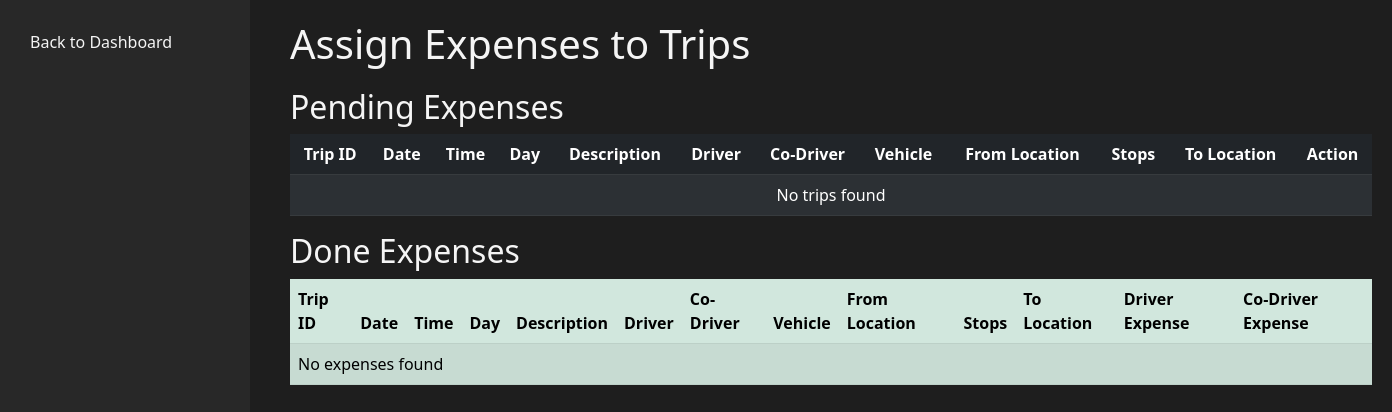
The page /expenses.php on the database as committed earlier.
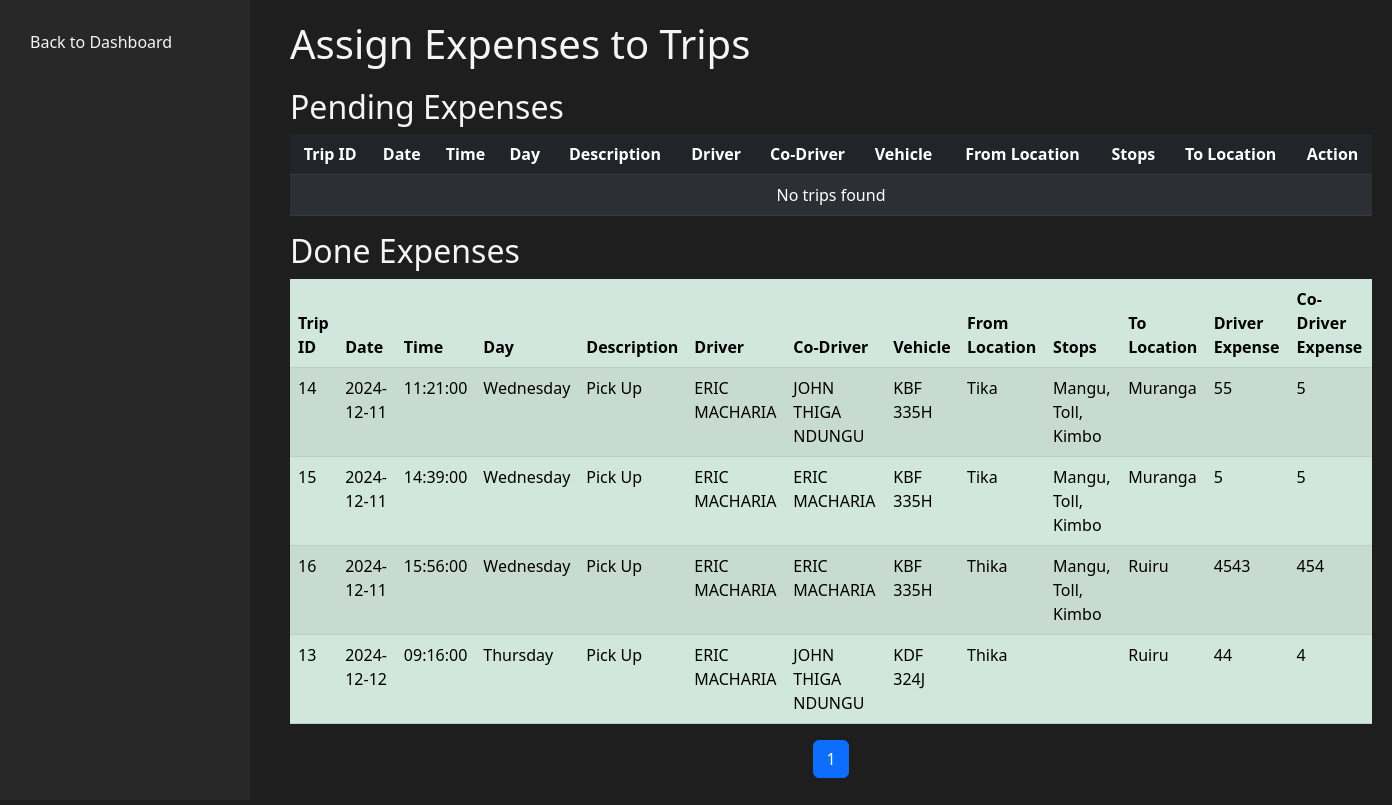
The same page on the database as committed later.
### tables this page shows
CREATE TABLE `expenses` (
  `id` int(11) NOT NULL,
  `trip_id` int(11) NOT NULL,
  `driver_expense` int(11) NOT NULL,
  `co_driver_expense` int(11) NOT NULL,
  `created_at` timestamp NOT NULL DEFAULT current_timestamp()
);

CREATE TABLE `trips` (
  `trip_id` int(11) NOT NULL,
  `trip_date` date NOT NULL,
  `trip_time` time NOT NULL,
  `trip_day` varchar(100) NOT NULL,
  `trip_description` text NOT NULL,
  `driver_id` varchar(100) NOT NULL,
  `co_driver_id` varchar(100) DEFAULT NULL,
  `vehicle_id` varchar(100) NOT NULL,
  `from_location` text NOT NULL,
  `stops` text DEFAULT NULL,
  `to_location` text NOT NULL,
  `est_distance` int(200) NOT NULL,
  `start_odometer` int(200) NOT NULL,
  `end_odometer` int(11) DEFAULT NULL,
  `actual_distance` varchar(100) DEFAULT NULL,
  `trip_status` varchar(100) NOT NULL DEFAULT 'Ongoing'
);

CREATE TABLE `drivers` (
  `id` int(10) UNSIGNED NOT NULL,
  `full_name` varchar(100) NOT NULL,
  `employee_number` varchar(100) NOT NULL,
  `license_number` int(15) NOT NULL,
  `phone_number` varchar(100) NOT NULL,
  `email` varchar(255) NOT NULL
);

CREATE TABLE `co_drivers` (
  `id` int(10) UNSIGNED NOT NULL,
  `employee_number` varchar(100) NOT NULL,
  `full_name` varchar(100) NOT NULL,
  `phone_number` varchar(100) NOT NULL,
  `email` varchar(100) NOT NULL
);

CREATE TABLE `vehicles` (
  `id` int(100) NOT NULL,
  `vehicle_regno` varchar(100) NOT NULL,
  `vehicle_model` varchar(100) NOT NULL,
  `vehicle_type` varchar(100) NOT NULL,
  `engine_number` varchar(100) NOT NULL,
  `capacity` int(255) NOT NULL
);

### expenses.php (the view, shortened to what this page needs)
<?php
require 'connection.php';
$tripQuery = "
    SELECT
        trips.trip_id,
        trips.trip_date,
        trips.trip_time,
        trips.trip_day,
        trips.trip_description,
        drivers.full_name AS driver_full_name,
        co_drivers.full_name AS co_driver_full_name,
        vehicles.vehicle_regno AS vehicle_regno,
        trips.from_location,
        trips.stops,
        trips.to_location
    FROM
        trips
    LEFT JOIN
        drivers ON trips.driver_id = drivers.id
    LEFT JOIN
        co_drivers ON trips.co_driver_id = co_drivers.id
    LEFT JOIN
        vehicles ON trips.vehicle_id = vehicles.id
    WHERE
        trips.trip_id NOT IN (SELECT trip_id FROM expenses)
    ORDER BY
        trips.trip_date ASC
";
$tripResult = $conn->query($tripQuery);
$results_per_page = 25;
$totalExpensesQuery = "SELECT COUNT(*) as total FROM expenses";
$totalExpensesResult = $conn->query($totalExpensesQuery);
$totalExpenses = $totalExpensesResult->fetch_assoc()['total'];
$total_pages = ceil($totalExpenses / $results_per_page);
$current_page = isset($_GET['page']) ? (int)$_GET['page'] : 1;
$current_page = max(1, min($total_pages, $current_page));
$offset = ($current_page - 1) * $results_per_page;
$doneExpensesQuery = "
    SELECT
        trips.trip_id,
        trips.trip_date,
        trips.trip_time,
        trips.trip_day,
        trips.trip_description,
        drivers.full_name AS driver_full_name,
        co_drivers.full_name AS co_driver_full_name,
        vehicles.vehicle_regno AS vehicle_regno,
        trips.from_location,
        trips.stops,
        trips.to_location,
        expenses.driver_expense,
        expenses.co_driver_expense
    FROM
        expenses
    INNER JOIN
        trips ON expenses.trip_id = trips.trip_id
    LEFT JOIN
        drivers ON trips.driver_id = drivers.id
    LEFT JOIN
        co_drivers ON trips.co_driver_id = co_drivers.id
    LEFT JOIN
        vehicles ON trips.vehicle_id = vehicles.id
    ORDER BY
        trips.trip_date ASC
    LIMIT $results_per_page OFFSET $offset
";
$doneExpensesResult = $conn->query($doneExpensesQuery);
?>
<!DOCTYPE html>
<html lang="en">
<head>
    <link href="https://cdn.jsdelivr.net/npm/bootstrap@5.3.0-alpha1/dist/css/bootstrap.min.css" rel="stylesheet">
    <link rel="stylesheet" href="css/expenses.css">
</head>
<body>
    <div class="d-flex">
        <div class="sidebar">
            <a href="dtms_dashboard.php">Back to Dashboard</a>
        </div>
        <div class="main-content container-fluid">
            <h1>Assign Expenses to Trips</h1>
            <div class="trip-table">
                <h2>Pending Expenses</h2>
                <table class="table table-dark table-striped" id="pendingTripsTable">
                    <thead>
                        <tr>
                            <th>Trip ID</th>
                            <th>Date</th>
                            <th>Time</th>
                            <th>Day</th>
                            <th>Description</th>
                            <th>Driver</th>
                            <th>Co-Driver</th>
                            <th>Vehicle</th>
                            <th>From Location</th>
                            <th>Stops</th>
                            <th>To Location</th>
                            <th>Action</th>
                        </tr>
                    </thead>
                    <tbody>
                        <?php if ($tripResult->num_rows > 0): ?>
                            <?php while ($trip = $tripResult->fetch_assoc()): ?>
                                <tr id="trip-row-<?= $trip['trip_id'] ?>">
                                    <td><?= $trip['trip_id'] ?></td>
                                    <td><?= $trip['trip_date'] ?></td>
                                    <td><?= $trip['trip_time'] ?></td>
                                    <td><?= $trip['trip_day'] ?></td>
                                    <td><?= $trip['trip_description'] ?></td>
                                    <td><?= $trip['driver_full_name'] ?></td>
                                    <td><?= $trip['co_driver_full_name'] ?></td>
                                    <td><?= $trip['vehicle_regno'] ?></td>
                                    <td><?= $trip['from_location'] ?></td>
                                    <td><?= $trip['stops'] ?></td>
                                    <td><?= $trip['to_location'] ?></td>
                                    <td><button class="btn btn-primary" onclick='openAssignExpenseModal(<?= json_encode($trip) ?>)'>Assign Expense</button></td>
                                </tr>
                            <?php endwhile; ?>
                        <?php else: ?>
                            <tr><td colspan="12">No trips found</td></tr>
                        <?php endif; ?>
                    </tbody>
                </table>
            </div>
            <div class="done-expenses-table">
        <h2>Done Expenses</h2>
        <table class="table table-success table-striped">
            <thead>
                <tr>
                    <th>Trip ID</th>
                    <th>Date</th>
                    <th>Time</th>
                    <th>Day</th>
                    <th>Description</th>
                    <th>Driver</th>
                    <th>Co-Driver</th>
                    <th>Vehicle</th>
                    <th>From Location</th>
                    <th>Stops</th>
                    <th>To Location</th>
                    <th>Driver Expense</th>
                    <th>Co-Driver Expense</th>
                </tr>
            </thead>
            <tbody id="doneExpensesTableBody">
                <?php if ($doneExpensesResult->num_rows > 0): ?>
                    <?php while ($expense = $doneExpensesResult->fetch_assoc()): ?>
                        <tr>
                            <td><?= $expense['trip_id'] ?></td>
                            <td><?= $expense['trip_date'] ?></td>
                            <td><?= $expense['trip_time'] ?></td>
                            <td><?= $expense['trip_day'] ?></td>
                            <td><?= $expense['trip_description'] ?></td>
                            <td><?= $expense['driver_full_name'] ?></td>
                            <td><?= $expense['co_driver_full_name'] ?></td>
                            <td><?= $expense['vehicle_regno'] ?></td>
                            <td><?= $expense['from_location'] ?></td>
                            <td><?= $expense['stops'] ?></td>
                            <td><?= $expense['to_location'] ?></td>
                            <td><?= $expense['driver_expense'] ?></td>
                            <td><?= $expense['co_driver_expense'] ?></td>
                        </tr>
                    <?php endwhile; ?>
                <?php else: ?>
                    <tr><td colspan="13">No expenses found</td></tr>
                <?php endif; ?>
            </tbody>
        </table>
    </div>
    <nav aria-label="Page navigation">
        <ul class="pagination justify-content-center">
            <?php for ($page = 1; $page <= $total_pages; $page++): ?>
                <li class="page-item <?= $page === $current_page ? 'active' : '' ?>">
                    <a class="page-link" href="expenses.php?page=<?= $page ?>"><?= $page ?></a>
                </li>
            <?php endfor; ?>
        </ul>
    </nav>
        </div>
    </div>
</body>
</html>

### css/expenses.css (style rules this page uses)
body { background-color: #1e1e1e; color: #f5f5f5; overflow-x: hidden; }
.sidebar { background-color: #282828; padding: 20px; height: 100vh; position: fixed; top: 0; left: 0; width: 250px; overflow-y: auto; }
.sidebar a { color: #f5f5f5; text-decoration: none; display: block; margin-bottom: 20px; padding: 10px; transition: background-color 0.3s ease; }
.main-content { padding: 20px; margin-left: 270px; }
.trip-table { margin-top: 20px; }
.trip-table th, .trip-table td { text-align: center; }

Rows that differ between the two databases and show on the page:
added expenses: trip.trip_id "14", trip.trip_date "2024-12-11", trip.trip_time "11:21:00", trip.trip_day "Wednesday", trip.trip_description "Pick Up", drivers.full_name "ERIC MACHARIA", co_drivers.full_name "JOHN THIGA NDUNGU", vehicles.vehicle_regno "KBF 335H", trip.from_location "Tika", trip.stops "Mangu, Toll, Kimbo", trip.to_location "Muranga", driver_expense "55", co_driver_expense "5"
added expenses: trip.trip_id "15", trip.trip_date "2024-12-11", trip.trip_time "14:39:00", trip.trip_day "Wednesday", trip.trip_description "Pick Up", drivers.full_name "ERIC MACHARIA", co_drivers.full_name "ERIC MACHARIA", vehicles.vehicle_regno "KBF 335H", trip.from_location "Tika", trip.stops "Mangu, Toll, Kimbo", trip.to_location "Muranga", driver_expense "5", co_driver_expense "5"
added expenses: trip.trip_id "16", trip.trip_date "2024-12-11", trip.trip_time "15:56:00", trip.trip_day "Wednesday", trip.trip_description "Pick Up", drivers.full_name "ERIC MACHARIA", co_drivers.full_name "ERIC MACHARIA", vehicles.vehicle_regno "KBF 335H", trip.from_location "Thika", trip.stops "Mangu, Toll, Kimbo", trip.to_location "Ruiru", driver_expense "4543", co_driver_expense "454"
added expenses: trip.trip_id "13", trip.trip_date "2024-12-12", trip.trip_time "09:16:00", trip.trip_day "Thursday", trip.trip_description "Pick Up", drivers.full_name "ERIC MACHARIA", co_drivers.full_name "JOHN THIGA NDUNGU", vehicles.vehicle_regno "KDF 324J", trip.from_location "Thika", trip.to_location "Ruiru", driver_expense "44", co_driver_expense "4"
Other text that changed with them:
new list line: "1"
text no longer shown: "No expenses found"
